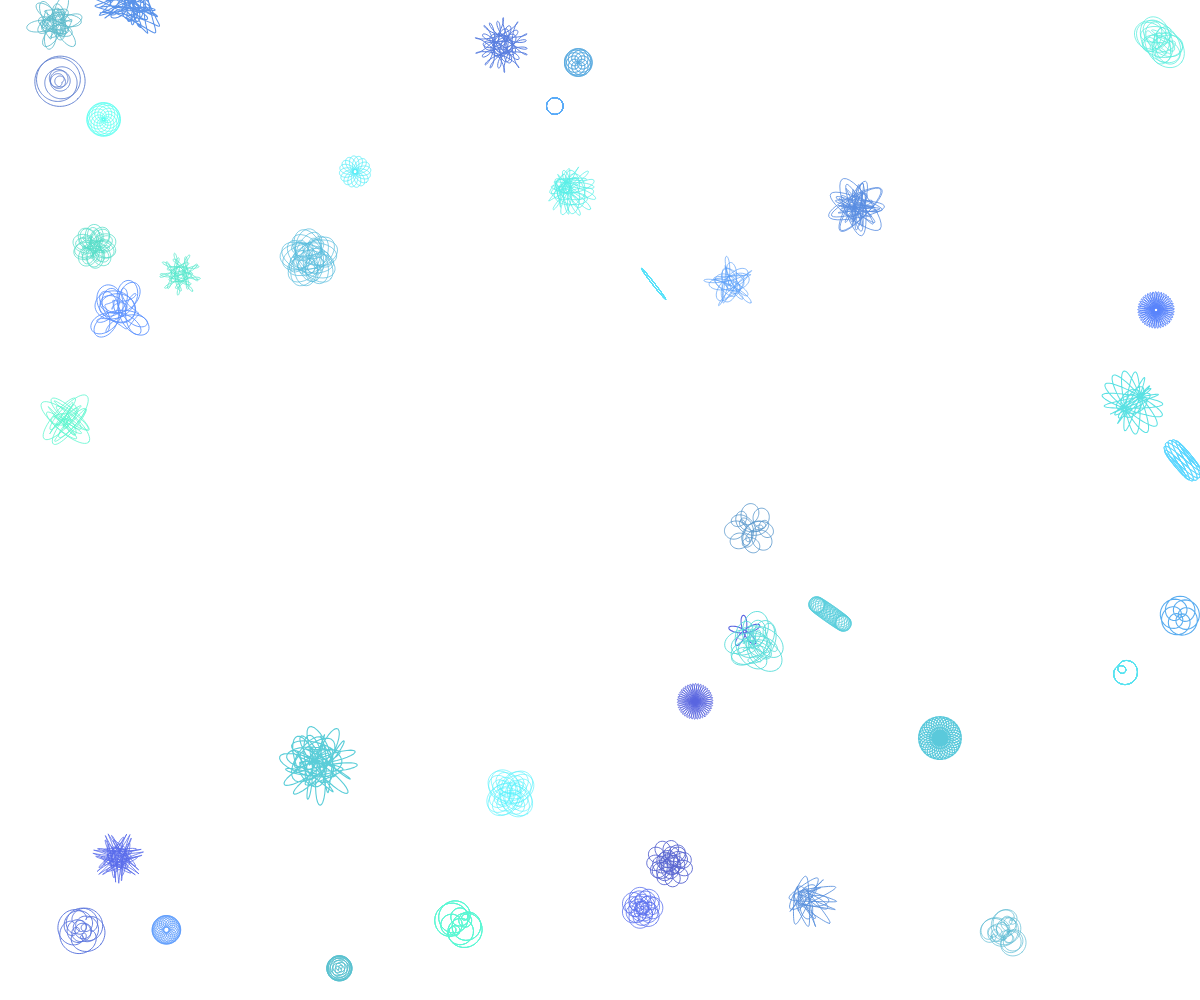
Frame 1 (no input)
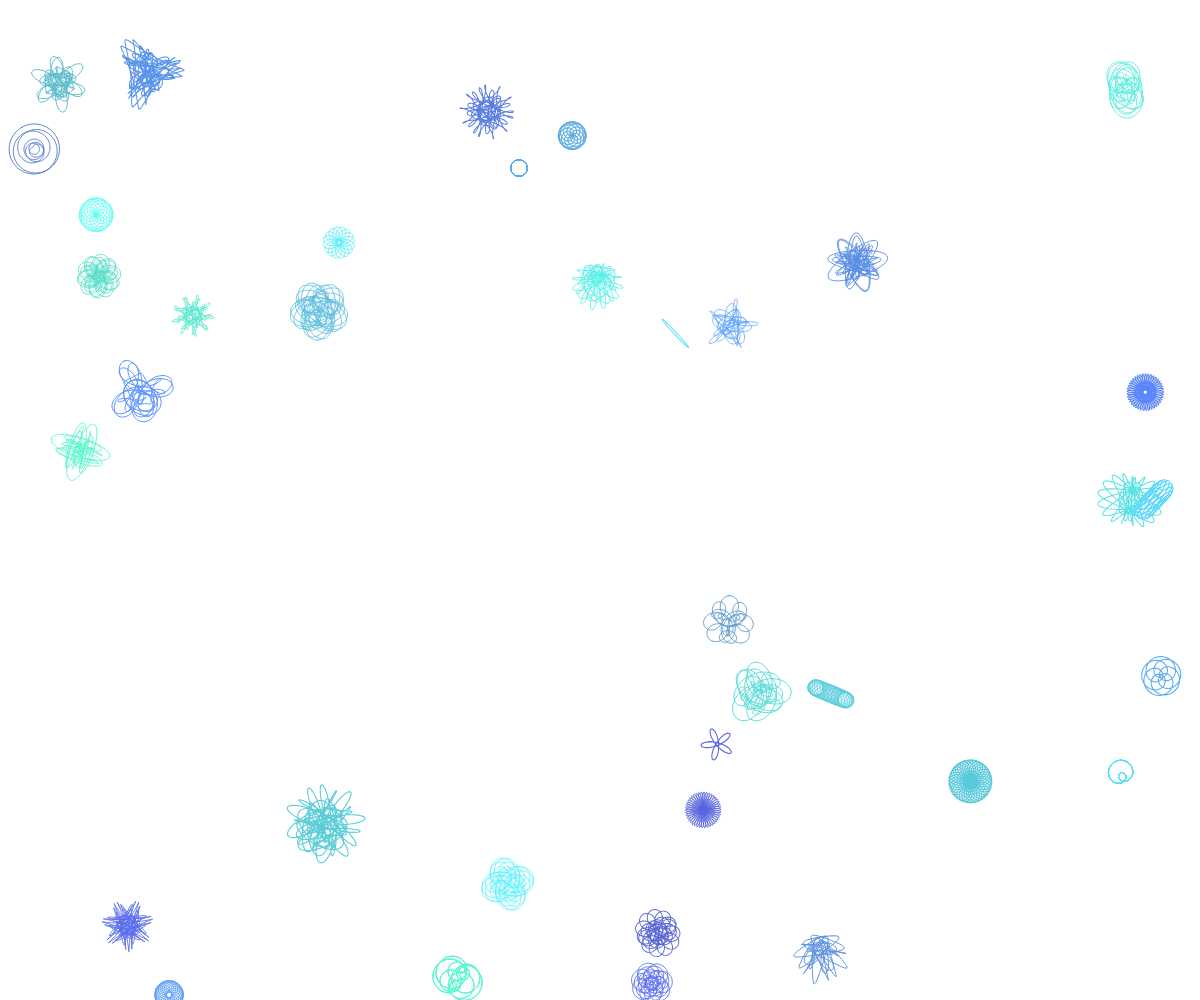
Frame 60 (no input)
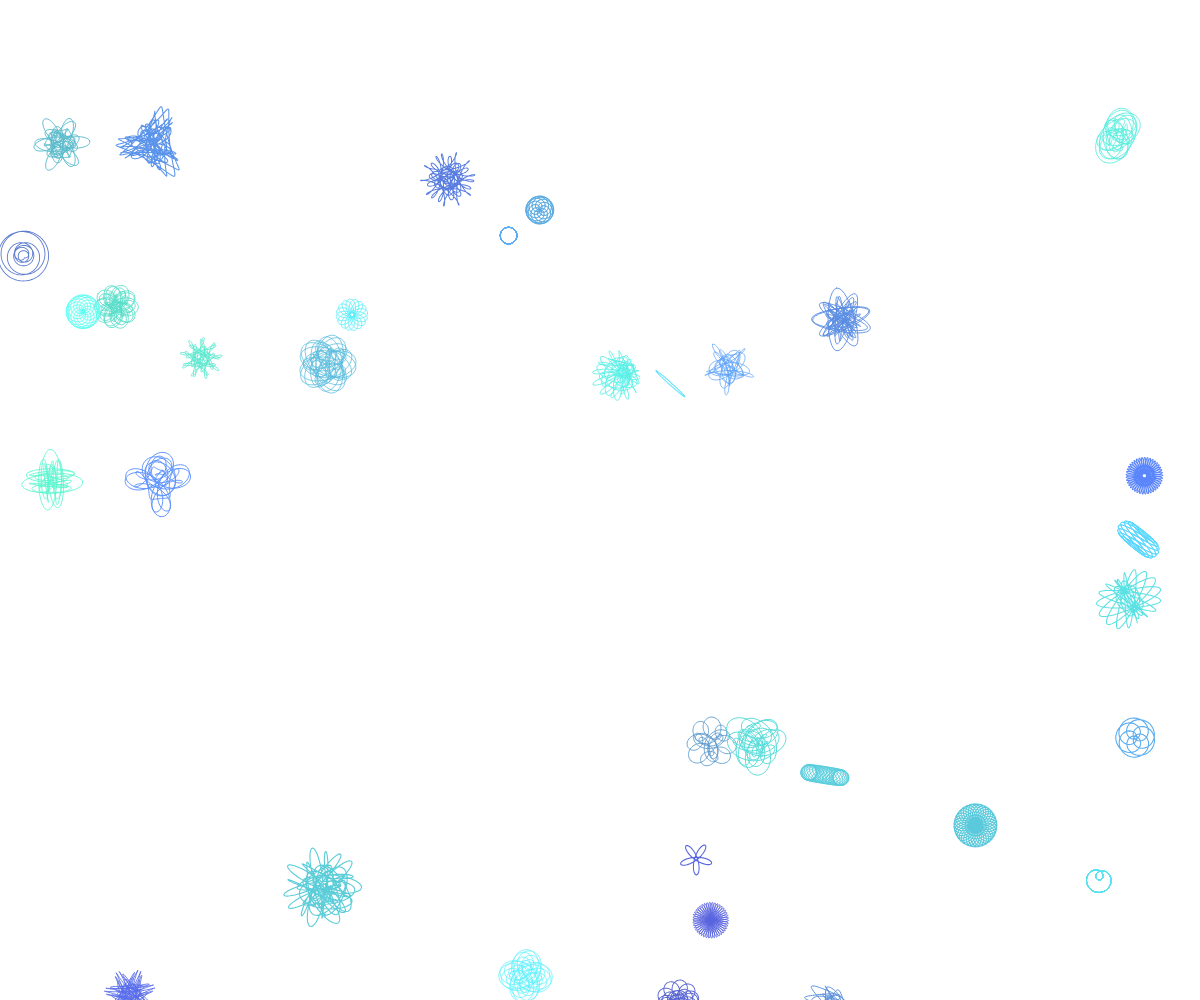
Frame 120 (the mouse pressed at the canvas centre since frame 60)

The p5.js sketch that drew these frames (run headless with seeded random() and noise() and a simulated clock; from frame 60 on, the mouse is pressed at the canvas centre):

// p5.js sketch
// ── sketch.js
/* 

Written in p5.js (https://p5js.org/)
Under Creative Commons License
https://creativecommons.org/licenses/by-sa/4.0/

Author: Juan Carlos Ponce Campuzano
Site: https://jcponce.github.io/
Date: 15-Oct-2020
 
*/

let dots = [];
let count = 40;
let noiseval = 0.01;

function setup() {
  createCanvas(windowWidth, windowHeight);
  pointInit();

}

function draw() {
  background(255);
  for (var i = 0; i < count; i++) {
    dots[i].drawMe();
    dots[i].updateMe();
  }
}

function windowResized() {
  resizeCanvas(windowWidth, windowHeight);
}

function pointInit() {
  for (var i = 0; i < count; i++) {
    dots[i] = new curveObj();
  }
}



class curveObj {

  constructor() {
    this.initMe();
  }

  initMe() {
    this.x = random(0, width);
    this.y = random(0, height);
    this.imgCol = floor(random(0, 3));
    this.sizeScale = random(6, 10);
    this.rotAngle = 0;
    this.rotSpeed = random(-3, 3);
    this.speed = random(0.5, 2);
    this.xnoise = random(100);
    this.red = random(90, 90);
    this.green = random(100, 255);
    this.blue = random(200, 255);
    this.set();
  }

  updateMe() {
    this.x = this.x + noise(this.xnoise) * 2 - 1;
    this.xnoise = this.xnoise + noiseval;
    this.y = this.y + this.speed;
    if (this.y > height + 100) {
      this.initMe();
      this.y = -100;
    }
    this.rotAngle += this.rotSpeed;
  }

  drawMe() {
    push();
    translate(this.x, this.y);
    rotate(radians(this.rotAngle));
    scale(this.sizeScale, this.sizeScale);
    stroke(this.red, this.green, this.blue);
    strokeWeight(0.11);
    strokeJoin(ROUND);
    noFill();
    beginShape();
    for (let k = 0; k < 360; k += 0.5) {
      let t = map(k, 0, 360, 0, TWO_PI);
      let vs = this.sumC(t);
      vertex(vs.x, vs.y);
    }
    endShape(CLOSE);
    pop();
  }

  set() {
    this.m = this.getRndInteger(2, 4);

    this.complex = [];
    let s = 1;
    for (let i = 0; i < 4; i++) {
      this.complex[i] = new p5.Vector(random(0.5, s), random(0.5, s));
    }

    this.n = [];
    for (let i = 0; i < 4; i++) {
      this.n[i] = this.getRndInteger(-30, 30);
    }
  }

  getRndInteger(min, max) {
    return Math.floor(Math.random() * (max - min + 1)) + min;
  }

  sumC(t) {
    let sumX = 0;
    let sumY = 0;
    let k = 0;
    while (k < this.m) {
      let x = this.complex[k].x;
      let y = this.complex[k].y;
      let c = this.n[k];
      sumX += x * cos(c * t) - y * sin(c * t);
      sumY += x * sin(c * t) + y * cos(c * t);
      k++
    }

    return createVector(sumX, sumY);
  }

  show() {
    strokeJoin(ROUND);
    noFill();
    beginShape();
    for (let k = 0; k < 360; k += 1) {
      let t = map(k, 0, 360, 0, TWO_PI);
      let vs = this.sumC(t);
      vertex(vs.x, vs.y);
    }
    endShape(CLOSE);
  }

}
// ── w3.css
/* W3.CSS 4.12 Novemberr 2018 by Jan Egil and Borge Refsnes */
html{box-sizing:border-box}*,*:before,*:after{box-sizing:inherit}
/* Extract from normalize.css by Nicolas Gallagher and Jonathan Neal git.io/normalize */
html{-ms-text-size-adjust:100%;-webkit-text-size-adjust:100%}body{margin:0}
article,aside,details,figcaption,figure,footer,header,main,menu,nav,section,summary{display:block}
audio,canvas,progress,video{display:inline-block}progress{vertical-align:baseline}
audio:not([controls]){display:none;height:0}[hidden],template{display:none}
a{background-color:transparent;-webkit-text-decoration-skip:objects}
a:active,a:hover{outline-width:0}abbr[title]{border-bottom:none;text-decoration:underline;text-decoration:underline dotted}
dfn{font-style:italic}mark{background:#ff0;color:#000}
small{font-size:80%}sub,sup{font-size:75%;line-height:0;position:relative;vertical-align:baseline}
sub{bottom:-0.25em}sup{top:-0.5em}figure{margin:1em 40px}img{border-style:none}svg:not(:root){overflow:hidden}
code,kbd,pre,samp{font-family:monospace,monospace;font-size:1em}hr{box-sizing:content-box;height:0;overflow:visible}
button,input,select,textarea{font:inherit;margin:0}optgroup{font-weight:bold}
button,input{overflow:visible}button,select{text-transform:none}
button,html [type=button],[type=reset],[type=submit]{-webkit-appearance:button}
button::-moz-focus-inner, [type=button]::-moz-focus-inner, [type=reset]::-moz-focus-inner, [type=submit]::-moz-focus-inner{border-style:none;padding:0}
button:-moz-focusring, [type=button]:-moz-focusring, [type=reset]:-moz-focusring, [type=submit]:-moz-focusring{outline:1px dotted ButtonText}
fieldset{border:1px solid #c0c0c0;margin:0 2px;padding:.35em .625em .75em}
legend{color:inherit;display:table;max-width:100%;padding:0;white-space:normal}textarea{overflow:auto}
[type=checkbox],[type=radio]{padding:0}
[type=number]::-webkit-inner-spin-button,[type=number]::-webkit-outer-spin-button{height:auto}
[type=search]{-webkit-appearance:textfield;outline-offset:-2px}
[type=search]::-webkit-search-cancel-button,[type=search]::-webkit-search-decoration{-webkit-appearance:none}
::-webkit-input-placeholder{color:inherit;opacity:0.54}
::-webkit-file-upload-button{-webkit-appearance:button;font:inherit}
/* End extract */
html,body{font-family:Verdana,sans-serif;font-size:15px;line-height:1.5}html{overflow-x:hidden}
h1{font-size:36px}h2{font-size:30px}h3{font-size:24px}h4{font-size:20px}h5{font-size:18px}h6{font-size:16px}.w3-serif{font-family:serif}
h1,h2,h3,h4,h5,h6{font-family:"Segoe UI",Arial,sans-serif;font-weight:400;margin:10px 0}.w3-wide{letter-spacing:4px}
hr{border:0;border-top:1px solid #eee;margin:20px 0}
.w3-image{max-width:100%;height:auto}img{vertical-align:middle}a{color:inherit}
.w3-table,.w3-table-all{border-collapse:collapse;border-spacing:0;width:100%;display:table}.w3-table-all{border:1px solid #ccc}
.w3-bordered tr,.w3-table-all tr{border-bottom:1px solid #ddd}.w3-striped tbody tr:nth-child(even){background-color:#f1f1f1}
.w3-table-all tr:nth-child(odd){background-color:#fff}.w3-table-all tr:nth-child(even){background-color:#f1f1f1}
.w3-hoverable tbody tr:hover,.w3-ul.w3-hoverable li:hover{background-color:#ccc}.w3-centered tr th,.w3-centered tr td{text-align:center}
.w3-table td,.w3-table th,.w3-table-all td,.w3-table-all th{padding:8px 8px;display:table-cell;text-align:left;vertical-align:top}
.w3-table th:first-child,.w3-table td:first-child,.w3-table-all th:first-child,.w3-table-all td:first-child{padding-left:16px}
.w3-btn,.w3-button{border:none;display:inline-block;padding:8px 16px;vertical-align:middle;overflow:hidden;text-decoration:none;color:inherit;background-color:inherit;text-align:center;cursor:pointer;white-space:nowrap}
.w3-btn:hover{box-shadow:0 8px 16px 0 rgba(0,0,0,0.2),0 6px 20px 0 rgba(0,0,0,0.19)}
.w3-btn,.w3-button{-webkit-touch-callout:none;-webkit-user-select:none;-khtml-user-select:none;-moz-user-select:none;-ms-user-select:none;user-select:none}
.w3-disabled,.w3-btn:disabled,.w3-button:disabled{cursor:not-allowed;opacity:0.3}.w3-disabled *,:disabled *{pointer-events:none}
.w3-btn.w3-disabled:hover,.w3-btn:disabled:hover{box-shadow:none}
.w3-badge,.w3-tag{background-color:#000;color:#fff;display:inline-block;padding-left:8px;padding-right:8px;text-align:center}.w3-badge{border-radius:50%}
.w3-ul{list-style-type:none;padding:0;margin:0}.w3-ul li{padding:8px 16px;border-bottom:1px solid #ddd}.w3-ul li:last-child{border-bottom:none}
.w3-tooltip,.w3-display-container{position:relative}.w3-tooltip .w3-text{display:none}.w3-tooltip:hover .w3-text{display:inline-block}
.w3-ripple:active{opacity:0.5}.w3-ripple{transition:opacity 0s}
.w3-input{padding:8px;display:block;border:none;border-bottom:1px solid #ccc;width:100%}
.w3-select{padding:9px 0;width:100%;border:none;border-bottom:1px solid #ccc}
.w3-dropdown-click,.w3-dropdown-hover{position:relative;display:inline-block;cursor:pointer}
.w3-dropdown-hover:hover .w3-dropdown-content{display:block}
.w3-dropdown-hover:first-child,.w3-dropdown-click:hover{background-color:#ccc;color:#000}
.w3-dropdown-hover:hover > .w3-button:first-child,.w3-dropdown-click:hover > .w3-button:first-child{background-color:#ccc;color:#000}
.w3-dropdown-content{cursor:auto;color:#000;background-color:#fff;display:none;position:absolute;min-width:160px;margin:0;padding:0;z-index:1}
.w3-check,.w3-radio{width:24px;height:24px;position:relative;top:6px}
.w3-sidebar{height:100%;width:200px;background-color:#fff;position:fixed!important;z-index:1;overflow:auto}
.w3-bar-block .w3-dropdown-hover,.w3-bar-block .w3-dropdown-click{width:100%}
.w3-bar-block .w3-dropdown-hover .w3-dropdown-content,.w3-bar-block .w3-dropdown-click .w3-dropdown-content{min-width:100%}
.w3-bar-block .w3-dropdown-hover .w3-button,.w3-bar-block .w3-dropdown-click .w3-button{width:100%;text-align:left;padding:8px 16px}
.w3-main,#main{transition:margin-left .4s}
.w3-modal{z-index:3;display:none;padding-top:100px;position:fixed;left:0;top:0;width:100%;height:100%;overflow:auto;background-color:rgb(0,0,0);background-color:rgba(0,0,0,0.4)}
.w3-modal-content{margin:auto;background-color:#fff;position:relative;padding:0;outline:0;width:600px}
.w3-bar{width:100%;overflow:hidden}.w3-center .w3-bar{display:inline-block;width:auto}
.w3-bar .w3-bar-item{padding:8px 16px;float:left;width:auto;border:none;display:block;outline:0}
.w3-bar .w3-dropdown-hover,.w3-bar .w3-dropdown-click{position:static;float:left}
.w3-bar .w3-button{white-space:normal}
.w3-bar-block .w3-bar-item{width:100%;display:block;padding:8px 16px;text-align:left;border:none;white-space:normal;float:none;outline:0}
.w3-bar-block.w3-center .w3-bar-item{text-align:center}.w3-block{display:block;width:100%}
.w3-responsive{display:block;overflow-x:auto}
.w3-container:after,.w3-container:before,.w3-panel:after,.w3-panel:before,.w3-row:after,.w3-row:before,.w3-row-padding:after,.w3-row-padding:before,
.w3-cell-row:before,.w3-cell-row:after,.w3-clear:after,.w3-clear:before,.w3-bar:before,.w3-bar:after{content:"";display:table;clear:both}
.w3-col,.w3-half,.w3-third,.w3-twothird,.w3-threequarter,.w3-quarter{float:left;width:100%}
.w3-col.s1{width:8.33333%}.w3-col.s2{width:16.66666%}.w3-col.s3{width:24.99999%}.w3-col.s4{width:33.33333%}
.w3-col.s5{width:41.66666%}.w3-col.s6{width:49.99999%}.w3-col.s7{width:58.33333%}.w3-col.s8{width:66.66666%}
.w3-col.s9{width:74.99999%}.w3-col.s10{width:83.33333%}.w3-col.s11{width:91.66666%}.w3-col.s12{width:99.99999%}
@media (min-width:601px){.w3-col.m1{width:8.33333%}.w3-col.m2{width:16.66666%}.w3-col.m3,.w3-quarter{width:24.99999%}.w3-col.m4,.w3-third{width:33.33333%}
    .w3-col.m5{width:41.66666%}.w3-col.m6,.w3-half{width:49.99999%}.w3-col.m7{width:58.33333%}.w3-col.m8,.w3-twothird{width:66.66666%}
    .w3-col.m9,.w3-threequarter{width:74.99999%}.w3-col.m10{width:83.33333%}.w3-col.m11{width:91.66666%}.w3-col.m12{width:99.99999%}}
@media (min-width:993px){.w3-col.l1{width:8.33333%}.w3-col.l2{width:16.66666%}.w3-col.l3{width:24.99999%}.w3-col.l4{width:33.33333%}
    .w3-col.l5{width:41.66666%}.w3-col.l6{width:49.99999%}.w3-col.l7{width:58.33333%}.w3-col.l8{width:66.66666%}
    .w3-col.l9{width:74.99999%}.w3-col.l10{width:83.33333%}.w3-col.l11{width:91.66666%}.w3-col.l12{width:99.99999%}}
.w3-rest{overflow:hidden}.w3-stretch{margin-left:-16px;margin-right:-16px}
.w3-content,.w3-auto{margin-left:auto;margin-right:auto}.w3-content{max-width:980px}.w3-auto{max-width:1140px}
.w3-cell-row{display:table;width:100%}.w3-cell{display:table-cell}
.w3-cell-top{vertical-align:top}.w3-cell-middle{vertical-align:middle}.w3-cell-bottom{vertical-align:bottom}
.w3-hide{display:none!important}.w3-show-block,.w3-show{display:block!important}.w3-show-inline-block{display:inline-block!important}
@media (max-width:1205px){.w3-auto{max-width:95%}}
@media (max-width:600px){.w3-modal-content{margin:0 10px;width:auto!important}.w3-modal{padding-top:30px}
    .w3-dropdown-hover.w3-mobile .w3-dropdown-content,.w3-dropdown-click.w3-mobile .w3-dropdown-content{position:relative}
    .w3-hide-small{display:none!important}.w3-mobile{display:block;width:100%!important}.w3-bar-item.w3-mobile,.w3-dropdown-hover.w3-mobile,.w3-dropdown-click.w3-mobile{text-align:center}
    .w3-dropdown-hover.w3-mobile,.w3-dropdown-hover.w3-mobile .w3-btn,.w3-dropdown-hover.w3-mobile .w3-button,.w3-dropdown-click.w3-mobile,.w3-dropdown-click.w3-mobile .w3-btn,.w3-dropdown-click.w3-mobile .w3-button{width:100%}}
@media (max-width:768px){.w3-modal-content{width:500px}.w3-modal{padding-top:50px}}
@media (min-width:993px){.w3-modal-content{width:900px}.w3-hide-large{display:none!important}.w3-sidebar.w3-collapse{display:block!important}}
@media (max-width:992px) and (min-width:601px){.w3-hide-medium{display:none!important}}
@media (max-width:992px){.w3-sidebar.w3-collapse{display:none}.w3-main{margin-left:0!important;margin-right:0!important}.w3-auto{max-width:100%}}
.w3-top,.w3-bottom{position:fixed;width:100%;z-index:1}.w3-top{top:0}.w3-bottom{bottom:0}
.w3-overlay{position:fixed;display:none;width:100%;height:100%;top:0;left:0;right:0;bottom:0;background-color:rgba(0,0,0,0.5);z-index:2}
.w3-display-topleft{position:absolute;left:0;top:0}.w3-display-topright{position:absolute;right:0;top:0}
.w3-display-bottomleft{position:absolute;left:0;bottom:0}.w3-display-bottomright{position:absolute;right:0;bottom:0}
.w3-display-middle{position:absolute;top:50%;left:50%;transform:translate(-50%,-50%);-ms-transform:translate(-50%,-50%)}
.w3-display-left{position:absolute;top:50%;left:0%;transform:translate(0%,-50%);-ms-transform:translate(-0%,-50%)}
.w3-display-right{position:absolute;top:50%;right:0%;transform:translate(0%,-50%);-ms-transform:translate(0%,-50%)}
.w3-display-topmiddle{position:absolute;left:50%;top:0;transform:translate(-50%,0%);-ms-transform:translate(-50%,0%)}
.w3-display-bottommiddle{position:absolute;left:50%;bottom:0;transform:translate(-50%,0%);-ms-transform:translate(-50%,0%)}
.w3-display-container:hover .w3-display-hover{display:block}.w3-display-container:hover span.w3-display-hover{display:inline-block}.w3-display-hover{display:none}
.w3-display-position{position:absolute}
.w3-circle{border-radius:50%}
.w3-round-small{border-radius:2px}.w3-round,.w3-round-medium{border-radius:4px}.w3-round-large{border-radius:8px}.w3-round-xlarge{border-radius:16px}.w3-round-xxlarge{border-radius:32px}
.w3-row-padding,.w3-row-padding>.w3-half,.w3-row-padding>.w3-third,.w3-row-padding>.w3-twothird,.w3-row-padding>.w3-threequarter,.w3-row-padding>.w3-quarter,.w3-row-padding>.w3-col{padding:0 8px}
.w3-container,.w3-panel{padding:0.01em 16px}.w3-panel{margin-top:16px;margin-bottom:16px}
.w3-code,.w3-codespan{font-family:Consolas,"courier new";font-size:16px}
.w3-code{width:auto;background-color:#fff;padding:8px 12px;border-left:4px solid #4CAF50;word-wrap:break-word}
.w3-codespan{color:crimson;background-color:#f1f1f1;padding-left:4px;padding-right:4px;font-size:110%}
.w3-card,.w3-card-2{box-shadow:0 2px 5px 0 rgba(0,0,0,0.16),0 2px 10px 0 rgba(0,0,0,0.12)}
.w3-card-4,.w3-hover-shadow:hover{box-shadow:0 4px 10px 0 rgba(0,0,0,0.2),0 4px 20px 0 rgba(0,0,0,0.19)}
.w3-spin{animation:w3-spin 2s infinite linear}@keyframes w3-spin{0%{transform:rotate(0deg)}100%{transform:rotate(359deg)}}
.w3-animate-fading{animation:fading 10s infinite}@keyframes fading{0%{opacity:0}50%{opacity:1}100%{opacity:0}}
.w3-animate-opacity{animation:opac 0.8s}@keyframes opac{from{opacity:0} to{opacity:1}}
.w3-animate-top{position:relative;animation:animatetop 0.4s}@keyframes animatetop{from{top:-300px;opacity:0} to{top:0;opacity:1}}
.w3-animate-left{position:relative;animation:animateleft 0.4s}@keyframes animateleft{from{left:-300px;opacity:0} to{left:0;opacity:1}}
.w3-animate-right{position:relative;animation:animateright 0.4s}@keyframes animateright{from{right:-300px;opacity:0} to{right:0;opacity:1}}
.w3-animate-bottom{position:relative;animation:animatebottom 0.4s}@keyframes animatebottom{from{bottom:-300px;opacity:0} to{bottom:0;opacity:1}}
.w3-animate-zoom {animation:animatezoom 0.6s}@keyframes animatezoom{from{transform:scale(0)} to{transform:scale(1)}}
.w3-animate-input{transition:width 0.4s ease-in-out}.w3-animate-input:focus{width:100%!important}
.w3-opacity,.w3-hover-opacity:hover{opacity:0.60}.w3-opacity-off,.w3-hover-opacity-off:hover{opacity:1}
.w3-opacity-max{opacity:0.25}.w3-opacity-min{opacity:0.75}
.w3-greyscale-max,.w3-grayscale-max,.w3-hover-greyscale:hover,.w3-hover-grayscale:hover{filter:grayscale(100%)}
.w3-greyscale,.w3-grayscale{filter:grayscale(75%)}.w3-greyscale-min,.w3-grayscale-min{filter:grayscale(50%)}
.w3-sepia{filter:sepia(75%)}.w3-sepia-max,.w3-hover-sepia:hover{filter:sepia(100%)}.w3-sepia-min{filter:sepia(50%)}
.w3-tiny{font-size:10px!important}.w3-small{font-size:12px!important}.w3-medium{font-size:15px!important}.w3-large{font-size:18px!important}
.w3-xlarge{font-size:24px!important}.w3-xxlarge{font-size:36px!important}.w3-xxxlarge{font-size:48px!important}.w3-jumbo{font-size:64px!important}
.w3-left-align{text-align:left!important}.w3-right-align{text-align:right!important}.w3-justify{text-align:justify!important}.w3-center{text-align:center!important}
.w3-border-0{border:0!important}.w3-border{border:1px solid #ccc!important}
.w3-border-top{border-top:1px solid #ccc!important}.w3-border-bottom{border-bottom:1px solid #ccc!important}
.w3-border-left{border-left:1px solid #ccc!important}.w3-border-right{border-right:1px solid #ccc!important}
.w3-topbar{border-top:6px solid #ccc!important}.w3-bottombar{border-bottom:6px solid #ccc!important}
.w3-leftbar{border-left:6px solid #ccc!important}.w3-rightbar{border-right:6px solid #ccc!important}
.w3-section,.w3-code{margin-top:16px!important;margin-bottom:16px!important}
.w3-margin{margin:16px!important}.w3-margin-top{margin-top:16px!important}.w3-margin-bottom{margin-bottom:16px!important}
.w3-margin-left{margin-left:16px!important}.w3-margin-right{margin-right:16px!important}
.w3-padding-small{padding:4px 8px!important}.w3-padding{padding:8px 16px!important}.w3-padding-large{padding:12px 24px!important}
.w3-padding-16{padding-top:16px!important;padding-bottom:16px!important}.w3-padding-24{padding-top:24px!important;padding-bottom:24px!important}
.w3-padding-32{padding-top:32px!important;padding-bottom:32px!important}.w3-padding-48{padding-top:48px!important;padding-bottom:48px!important}
.w3-padding-64{padding-top:64px!important;padding-bottom:64px!important}
.w3-left{float:left!important}.w3-right{float:right!important}
.w3-button:hover{color:#000!important;background-color:#ccc!important}
.w3-transparent,.w3-hover-none:hover{background-color:transparent!important}
.w3-hover-none:hover{box-shadow:none!important}
/* Colors */
.w3-amber,.w3-hover-amber:hover{color:#000!important;background-color:#ffc107!important}
.w3-aqua,.w3-hover-aqua:hover{color:#000!important;background-color:#00ffff!important}
.w3-blue,.w3-hover-blue:hover{color:#fff!important;background-color:#2196F3!important}
.w3-light-blue,.w3-hover-light-blue:hover{color:#000!important;background-color:#87CEEB!important}
.w3-brown,.w3-hover-brown:hover{color:#fff!important;background-color:#795548!important}
.w3-cyan,.w3-hover-cyan:hover{color:#000!important;background-color:#00bcd4!important}
.w3-blue-grey,.w3-hover-blue-grey:hover,.w3-blue-gray,.w3-hover-blue-gray:hover{color:#fff!important;background-color:#607d8b!important}
.w3-green,.w3-hover-green:hover{color:#fff!important;background-color:#4CAF50!important}
.w3-light-green,.w3-hover-light-green:hover{color:#000!important;background-color:#8bc34a!important}
.w3-indigo,.w3-hover-indigo:hover{color:#fff!important;background-color:#3f51b5!important}
.w3-khaki,.w3-hover-khaki:hover{color:#000!important;background-color:#f0e68c!important}
.w3-lime,.w3-hover-lime:hover{color:#000!important;background-color:#cddc39!important}
.w3-orange,.w3-hover-orange:hover{color:#000!important;background-color:#ff9800!important}
.w3-deep-orange,.w3-hover-deep-orange:hover{color:#fff!important;background-color:#ff5722!important}
.w3-pink,.w3-hover-pink:hover{color:#fff!important;background-color:#e91e63!important}
.w3-purple,.w3-hover-purple:hover{color:#fff!important;background-color:#9c27b0!important}
.w3-deep-purple,.w3-hover-deep-purple:hover{color:#fff!important;background-color:#673ab7!important}
.w3-red,.w3-hover-red:hover{color:#fff!important;background-color:#f44336!important}
.w3-sand,.w3-hover-sand:hover{color:#000!important;background-color:#fdf5e6!important}
.w3-teal,.w3-hover-teal:hover{color:#fff!important;background-color:#009688!important}
.w3-yellow,.w3-hover-yellow:hover{color:#000!important;background-color:#ffeb3b!important}
.w3-white,.w3-hover-white:hover{color:#000!important;background-color:#fff!important}
.w3-black,.w3-hover-black:hover{color:#fff!important;background-color:#000!important}
.w3-grey,.w3-hover-grey:hover,.w3-gray,.w3-hover-gray:hover{color:#000!important;background-color:#9e9e9e!important}
.w3-light-grey,.w3-hover-light-grey:hover,.w3-light-gray,.w3-hover-light-gray:hover{color:#000!important;background-color:#f1f1f1!important}
.w3-dark-grey,.w3-hover-dark-grey:hover,.w3-dark-gray,.w3-hover-dark-gray:hover{color:#fff!important;background-color:#616161!important}
.w3-pale-red,.w3-hover-pale-red:hover{color:#000!important;background-color:#ffdddd!important}
.w3-pale-green,.w3-hover-pale-green:hover{color:#000!important;background-color:#ddffdd!important}
.w3-pale-yellow,.w3-hover-pale-yellow:hover{color:#000!important;background-color:#ffffcc!important}
.w3-pale-blue,.w3-hover-pale-blue:hover{color:#000!important;background-color:#ddffff!important}
.w3-text-amber,.w3-hover-text-amber:hover{color:#ffc107!important}
.w3-text-aqua,.w3-hover-text-aqua:hover{color:#00ffff!important}
.w3-text-blue,.w3-hover-text-blue:hover{color:#2196F3!important}
.w3-text-light-blue,.w3-hover-text-light-blue:hover{color:#87CEEB!important}
.w3-text-brown,.w3-hover-text-brown:hover{color:#795548!important}
.w3-text-cyan,.w3-hover-text-cyan:hover{color:#00bcd4!important}
.w3-text-blue-grey,.w3-hover-text-blue-grey:hover,.w3-text-blue-gray,.w3-hover-text-blue-gray:hover{color:#607d8b!important}
.w3-text-green,.w3-hover-text-green:hover{color:#4CAF50!important}
.w3-text-light-green,.w3-hover-text-light-green:hover{color:#8bc34a!important}
.w3-text-indigo,.w3-hover-text-indigo:hover{color:#3f51b5!important}
.w3-text-khaki,.w3-hover-text-khaki:hover{color:#b4aa50!important}
.w3-text-lime,.w3-hover-text-lime:hover{color:#cddc39!important}
.w3-text-orange,.w3-hover-text-orange:hover{color:#ff9800!important}
.w3-text-deep-orange,.w3-hover-text-deep-orange:hover{color:#ff5722!important}
.w3-text-pink,.w3-hover-text-pink:hover{color:#e91e63!important}
.w3-text-purple,.w3-hover-text-purple:hover{color:#9c27b0!important}
.w3-text-deep-purple,.w3-hover-text-deep-purple:hover{color:#673ab7!important}
.w3-text-red,.w3-hover-text-red:hover{color:#f44336!important}
.w3-text-sand,.w3-hover-text-sand:hover{color:#fdf5e6!important}
.w3-text-teal,.w3-hover-text-teal:hover{color:#009688!important}
.w3-text-yellow,.w3-hover-text-yellow:hover{color:#d2be0e!important}
.w3-text-white,.w3-hover-text-white:hover{color:#fff!important}
.w3-text-black,.w3-hover-text-black:hover{color:#000!important}
.w3-text-grey,.w3-hover-text-grey:hover,.w3-text-gray,.w3-hover-text-gray:hover{color:#757575!important}
.w3-text-light-grey,.w3-hover-text-light-grey:hover,.w3-text-light-gray,.w3-hover-text-light-gray:hover{color:#f1f1f1!important}
.w3-text-dark-grey,.w3-hover-text-dark-grey:hover,.w3-text-dark-gray,.w3-hover-text-dark-gray:hover{color:#3a3a3a!important}
.w3-border-amber,.w3-hover-border-amber:hover{border-color:#ffc107!important}
.w3-border-aqua,.w3-hover-border-aqua:hover{border-color:#00ffff!important}
.w3-border-blue,.w3-hover-border-blue:hover{border-color:#2196F3!important}
.w3-border-light-blue,.w3-hover-border-light-blue:hover{border-color:#87CEEB!important}
.w3-border-brown,.w3-hover-border-brown:hover{border-color:#795548!important}
.w3-border-cyan,.w3-hover-border-cyan:hover{border-color:#00bcd4!important}
.w3-border-blue-grey,.w3-hover-border-blue-grey:hover,.w3-border-blue-gray,.w3-hover-border-blue-gray:hover{border-color:#607d8b!important}
.w3-border-green,.w3-hover-border-green:hover{border-color:#4CAF50!important}
.w3-border-light-green,.w3-hover-border-light-green:hover{border-color:#8bc34a!important}
.w3-border-indigo,.w3-hover-border-indigo:hover{border-color:#3f51b5!important}
.w3-border-khaki,.w3-hover-border-khaki:hover{border-color:#f0e68c!important}
.w3-border-lime,.w3-hover-border-lime:hover{border-color:#cddc39!important}
.w3-border-orange,.w3-hover-border-orange:hover{border-color:#ff9800!important}
.w3-border-deep-orange,.w3-hover-border-deep-orange:hover{border-color:#ff5722!important}
.w3-border-pink,.w3-hover-border-pink:hover{border-color:#e91e63!important}
.w3-border-purple,.w3-hover-border-purple:hover{border-color:#9c27b0!important}
.w3-border-deep-purple,.w3-hover-border-deep-purple:hover{border-color:#673ab7!important}
.w3-border-red,.w3-hover-border-red:hover{border-color:#f44336!important}
.w3-border-sand,.w3-hover-border-sand:hover{border-color:#fdf5e6!important}
.w3-border-teal,.w3-hover-border-teal:hover{border-color:#009688!important}
.w3-border-yellow,.w3-hover-border-yellow:hover{border-color:#ffeb3b!important}
.w3-border-white,.w3-hover-border-white:hover{border-color:#fff!important}
.w3-border-black,.w3-hover-border-black:hover{border-color:#000!important}
.w3-border-grey,.w3-hover-border-grey:hover,.w3-border-gray,.w3-hover-border-gray:hover{border-color:#9e9e9e!important}
.w3-border-light-grey,.w3-hover-border-light-grey:hover,.w3-border-light-gray,.w3-hover-border-light-gray:hover{border-color:#f1f1f1!important}
.w3-border-dark-grey,.w3-hover-border-dark-grey:hover,.w3-border-dark-gray,.w3-hover-border-dark-gray:hover{border-color:#616161!important}
.w3-border-pale-red,.w3-hover-border-pale-red:hover{border-color:#ffe7e7!important}.w3-border-pale-green,.w3-hover-border-pale-green:hover{border-color:#e7ffe7!important}
.w3-border-pale-yellow,.w3-hover-border-pale-yellow:hover{border-color:#ffffcc!important}.w3-border-pale-blue,.w3-hover-border-pale-blue:hover{border-color:#e7ffff!important}
